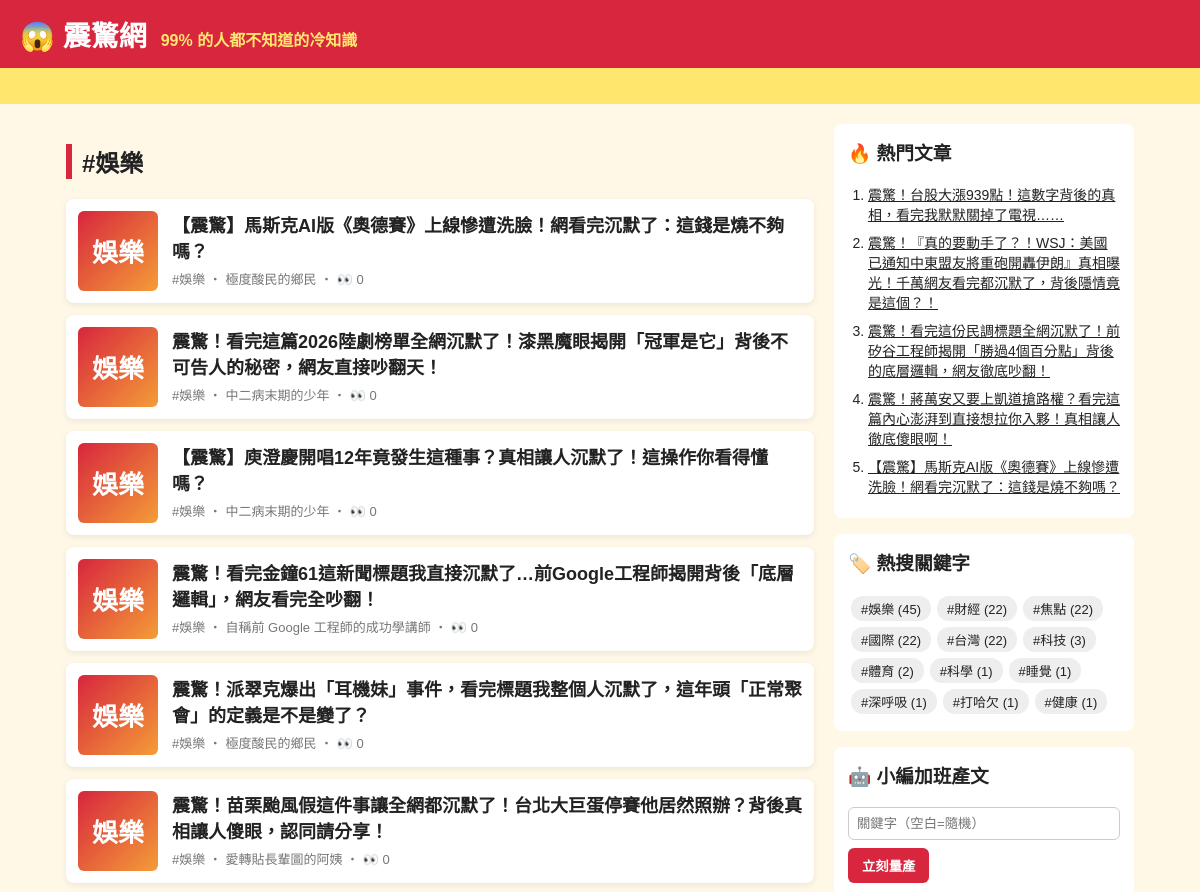
/tag/娛樂/ (upper part), run on an earlier commit of the app's database.
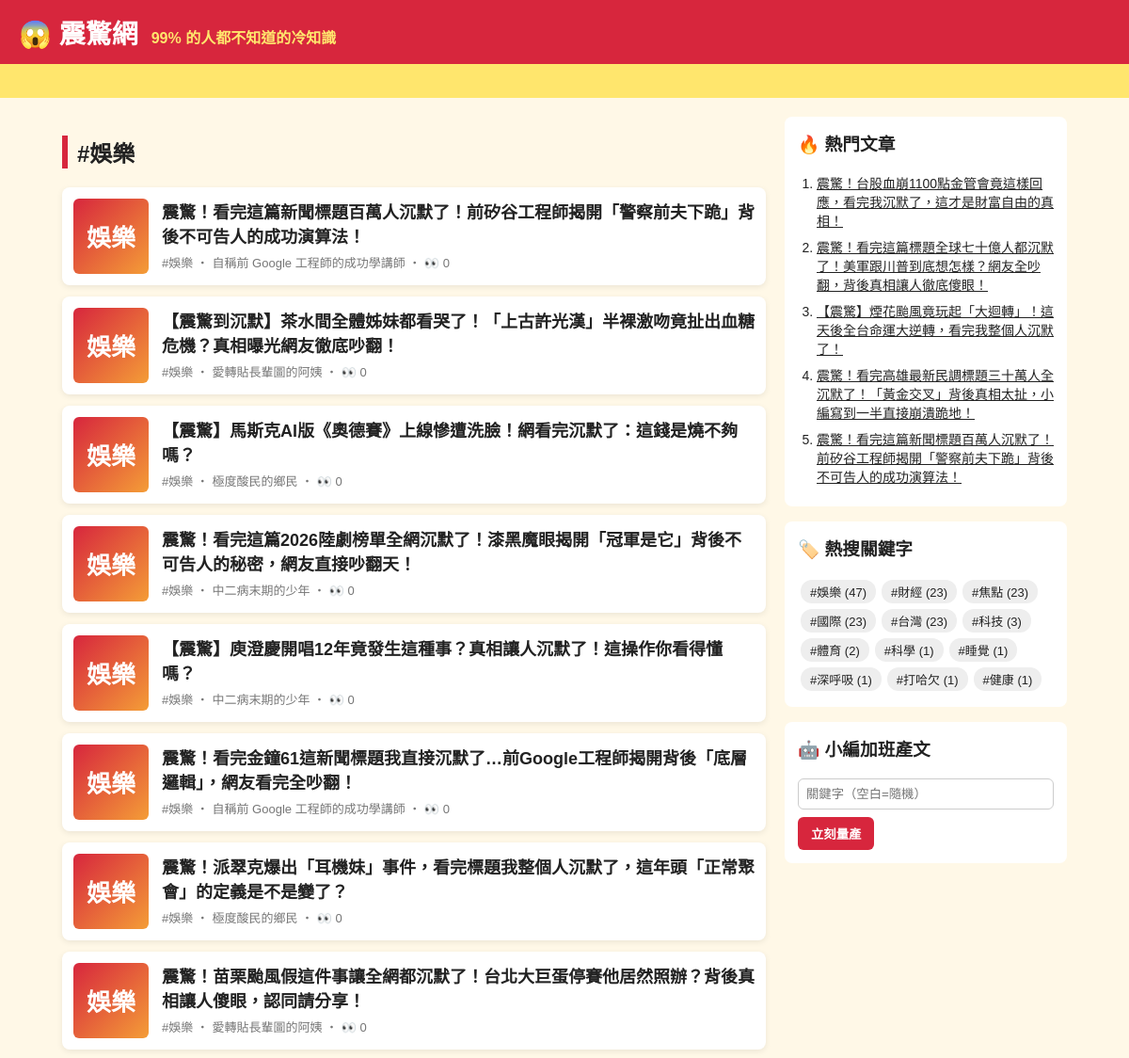
And on a later commit of the database.
### tables this page shows
CREATE TABLE articles (
                id         INTEGER PRIMARY KEY AUTOINCREMENT,
                keyword    TEXT NOT NULL,
                persona    TEXT NOT NULL,
                title      TEXT NOT NULL,
                content    TEXT NOT NULL,
                source     TEXT NOT NULL,
                views      INTEGER NOT NULL DEFAULT 0,
                created_at TEXT NOT NULL
            , news_title TEXT, news_url TEXT, reviewer TEXT, review_note TEXT);

### app.py (the view)
@app.route("/tag/<keyword>/")
def tag(keyword):
    return render_template("index.html", articles=db.list_articles(keyword=keyword), heading=f"#{keyword}")

### app.py (called while the page is built)
@app.context_processor
def sidebar():
    return {"hot": db.hot_articles(), "tags": db.keywords(), "static_site": app.config["STATIC_SITE"]}

### db.py (called while the page is built)
def connect():
    conn = sqlite3.connect(DB_PATH)
    conn.row_factory = sqlite3.Row
    return conn

def list_articles(limit=50, keyword=None):
    with connect() as conn:
        if keyword:
            return conn.execute(
                "SELECT * FROM articles WHERE keyword = ? ORDER BY id DESC LIMIT ?", (keyword, limit)
            ).fetchall()
        return conn.execute("SELECT * FROM articles ORDER BY id DESC LIMIT ?", (limit,)).fetchall()

def hot_articles(limit=5):
    with connect() as conn:
        return conn.execute("SELECT * FROM articles ORDER BY views DESC, id DESC LIMIT ?", (limit,)).fetchall()

def keywords():
    with connect() as conn:
        return conn.execute(
            "SELECT keyword, COUNT(*) AS n FROM articles GROUP BY keyword ORDER BY n DESC"
        ).fetchall()

### templates/index.html
{% extends "base.html" %}
{% block content %}
<h2 class="heading">{{ heading }}</h2>
{% for a in articles %}
  <a class="card" href="{{ url_for('article', article_id=a.id) }}">
    <div class="thumb">{{ a.keyword[:2] }}</div>
    <div>
      <h3>{{ a.title }}</h3>
      <p class="meta">#{{ a.keyword }} ‧ {{ a.persona }}{% if not static_site %} ‧ 👀 {{ a.views }}{% endif %}</p>
    </div>
  </a>
{% else %}
  <p class="empty">還沒有文章。執行 <code>python generator.py -n 5</code> 或用右邊按鈕開始量產。</p>
{% endfor %}
{% endblock %}

### templates/base.html (shortened to what this page needs)
<!doctype html>
<html lang="zh-Hant">
<head>
  <link rel="stylesheet" href="{{ url_for('static', filename='style.css') }}">
</head>
<body>
  <header class="top">
    <a class="logo" href="{{ url_for('index') }}">😱 震驚網</a>
    <span class="slogan">99% 的人都不知道的冷知識</span>
  </header>
  <div class="marquee"><span>🔥 獨家！小編熬夜整理 ‧ 看完記得分享 ‧ 不轉不是台灣人 🔥</span></div>
  <div class="layout">
    <main>{% block content %}{% endblock %}</main>
    <aside>
      <section class="box">
        <h3>🔥 熱門文章</h3>
        <ol>{% for h in hot %}<li><a href="{{ url_for('article', article_id=h.id) }}">{{ h.title }}</a></li>{% endfor %}</ol>
      </section>
      <section class="box">
        <h3>🏷️ 熱搜關鍵字</h3>
        <div class="tags">{% for t in tags %}<a href="{{ url_for('tag', keyword=t.keyword) }}">#{{ t.keyword }} ({{ t.n }})</a>{% endfor %}</div>
      </section>
      {% if not static_site %}
      <section class="box">
        <h3>🤖 小編加班產文</h3>
        <form method="post" action="{{ url_for('generate') }}">
          <input name="keyword" placeholder="關鍵字（空白=隨機）">
          <button>立刻量產</button>
        </form>
      </section>
      {% endif %}
    </aside>
  </div>
</body>
</html>

What changed in the data, as far as the page shows it:
no longer on one of the page's lists (row unchanged): articles: title "【震驚】馬斯克AI版《奧德賽》上線慘遭洗臉！網看完沉默了：這錢是燒不夠嗎？"
no longer on this page (row unchanged): articles: title "震驚！台股大漲939點！這數字背後的真相，看完我默默關掉了電視……", shown under "🔥 熱門文章"
no longer on this page (row unchanged): articles: title "震驚！『真的要動手了？！WSJ：美國已通知中東盟友將重砲開轟伊朗』真相曝光！千萬網友看完都沉默了，背後隱情竟是這個？！", shown under "🔥 熱門文章"
no longer on this page (row unchanged): articles: title "震驚！看完這份民調標題全網沉默了！前矽谷工程師揭開「勝過4個百分點」背後的底層邏輯，網友徹底吵翻！", shown under "🔥 熱門文章"
no longer on this page (row unchanged): articles: title "震驚！蔣萬安又要上凱道搶路權？看完這篇內心澎湃到直接想拉你入夥！真相讓人徹底傻眼啊！", shown under "🔥 熱門文章"
added articles: keyword "娛樂", title "震驚！看完這篇新聞標題百萬人沉默了！前矽谷工程師揭開「警察前夫下跪」背後不可告人的成功演算法！", persona "自稱前 Google 工程師的成功學講師", views "0"
added articles: keyword "娛樂", title "【震驚到沉默】茶水間全體姊妹都看哭了！「上古許光漢」半裸激吻竟扯出血糖危機？真相曝光網友徹底吵翻！", persona "愛轉貼長輩圖的阿姨", views "0", shown under "#娛樂"
added articles: title "震驚！台股血崩1100點金管會竟這樣回應，看完我沉默了，這才是財富自由的真相！", shown under "🔥 熱門文章"
added articles: title "震驚！看完這篇標題全球七十億人都沉默了！美軍跟川普到底想怎樣？網友全吵翻，背後真相讓人徹底傻眼！", shown under "🔥 熱門文章"
added articles: title "【震驚】煙花颱風竟玩起「大迴轉」！這天後全台命運大逆轉，看完我整個人沉默了！", shown under "🔥 熱門文章"
added articles: title "震驚！看完高雄最新民調標題三十萬人全沉默了！「黃金交叉」背後真相太扯，小編寫到一半直接崩潰跪地！", shown under "🔥 熱門文章"
Also different on the page:
new list line: "# 娛樂 ( 47 )"
new list line: "# 財經 ( 23 )"
new list line: "# 焦點 ( 23 )"
new list line: "# 國際 ( 23 )"
new list line: "# 台灣 ( 23 )"
list line gone: "# 娛樂 ( 45 )"
list line gone: "# 財經 ( 22 )"
list line gone: "# 焦點 ( 22 )"
list line gone: "# 國際 ( 22 )"
list line gone: "# 台灣 ( 22 )"
